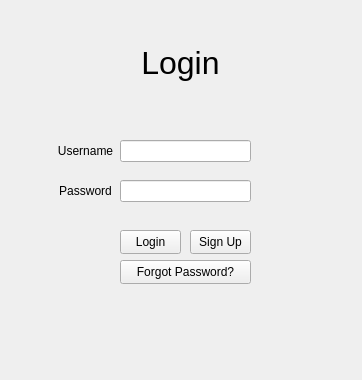
<?xml version="1.0" encoding="UTF-8"?>
<ui version="4.0">
 <class>LoginWindow</class>
 <widget class="QMainWindow" name="LoginWindow">
  <property name="geometry">
   <rect>
    <x>0</x>
    <y>0</y>
    <width>362</width>
    <height>380</height>
   </rect>
  </property>
  <property name="sizePolicy">
   <sizepolicy hsizetype="Fixed" vsizetype="Fixed">
    <horstretch>0</horstretch>
    <verstretch>0</verstretch>
   </sizepolicy>
  </property>
  <property name="minimumSize">
   <size>
    <width>362</width>
    <height>380</height>
   </size>
  </property>
  <property name="maximumSize">
   <size>
    <width>362</width>
    <height>380</height>
   </size>
  </property>
  <property name="windowTitle">
   <string>Login</string>
  </property>
  <property name="windowIcon">
   <iconset>
    <normaloff>../../Desktop/logo.ico</normaloff>../../Desktop/logo.ico</iconset>
  </property>
  <property name="animated">
   <bool>true</bool>
  </property>
  <property name="unifiedTitleAndToolBarOnMac">
   <bool>false</bool>
  </property>
  <widget class="QWidget" name="centralwidget">
   <widget class="QLabel" name="Title">
    <property name="geometry">
     <rect>
      <x>0</x>
      <y>2</y>
      <width>361</width>
      <height>121</height>
     </rect>
    </property>
    <property name="font">
     <font>
      <pointsize>24</pointsize>
     </font>
    </property>
    <property name="layoutDirection">
     <enum>Qt::LeftToRight</enum>
    </property>
    <property name="autoFillBackground">
     <bool>false</bool>
    </property>
    <property name="text">
     <string>Login</string>
    </property>
    <property name="textFormat">
     <enum>Qt::AutoText</enum>
    </property>
    <property name="scaledContents">
     <bool>true</bool>
    </property>
    <property name="alignment">
     <set>Qt::AlignCenter</set>
    </property>
    <property name="indent">
     <number>0</number>
    </property>
   </widget>
   <widget class="QLineEdit" name="usernameBox">
    <property name="geometry">
     <rect>
      <x>120</x>
      <y>140</y>
      <width>131</width>
      <height>22</height>
     </rect>
    </property>
   </widget>
   <widget class="QLabel" name="usernameLabel">
    <property name="geometry">
     <rect>
      <x>50</x>
      <y>140</y>
      <width>71</width>
      <height>21</height>
     </rect>
    </property>
    <property name="text">
     <string>Username</string>
    </property>
    <property name="alignment">
     <set>Qt::AlignCenter</set>
    </property>
   </widget>
   <widget class="QLabel" name="passwordLabel">
    <property name="geometry">
     <rect>
      <x>50</x>
      <y>180</y>
      <width>71</width>
      <height>21</height>
     </rect>
    </property>
    <property name="text">
     <string>Password</string>
    </property>
    <property name="alignment">
     <set>Qt::AlignCenter</set>
    </property>
   </widget>
   <widget class="QLineEdit" name="passwordBox">
    <property name="geometry">
     <rect>
      <x>120</x>
      <y>180</y>
      <width>131</width>
      <height>22</height>
     </rect>
    </property>
    <property name="echoMode">
     <enum>QLineEdit::Password</enum>
    </property>
   </widget>
   <widget class="QPushButton" name="LoginButton">
    <property name="geometry">
     <rect>
      <x>120</x>
      <y>230</y>
      <width>61</width>
      <height>24</height>
     </rect>
    </property>
    <property name="text">
     <string>Login</string>
    </property>
   </widget>
   <widget class="QPushButton" name="SignUpButton">
    <property name="geometry">
     <rect>
      <x>190</x>
      <y>230</y>
      <width>61</width>
      <height>24</height>
     </rect>
    </property>
    <property name="text">
     <string>Sign Up</string>
    </property>
   </widget>
   <widget class="QPushButton" name="ForgotPasswordButton">
    <property name="geometry">
     <rect>
      <x>120</x>
      <y>260</y>
      <width>131</width>
      <height>24</height>
     </rect>
    </property>
    <property name="text">
     <string>Forgot Password?</string>
    </property>
   </widget>
  </widget>
  <widget class="QMenuBar" name="menubar">
   <property name="geometry">
    <rect>
     <x>0</x>
     <y>0</y>
     <width>362</width>
     <height>22</height>
    </rect>
   </property>
  </widget>
 </widget>
 <resources/>
 <connections/>
</ui>
